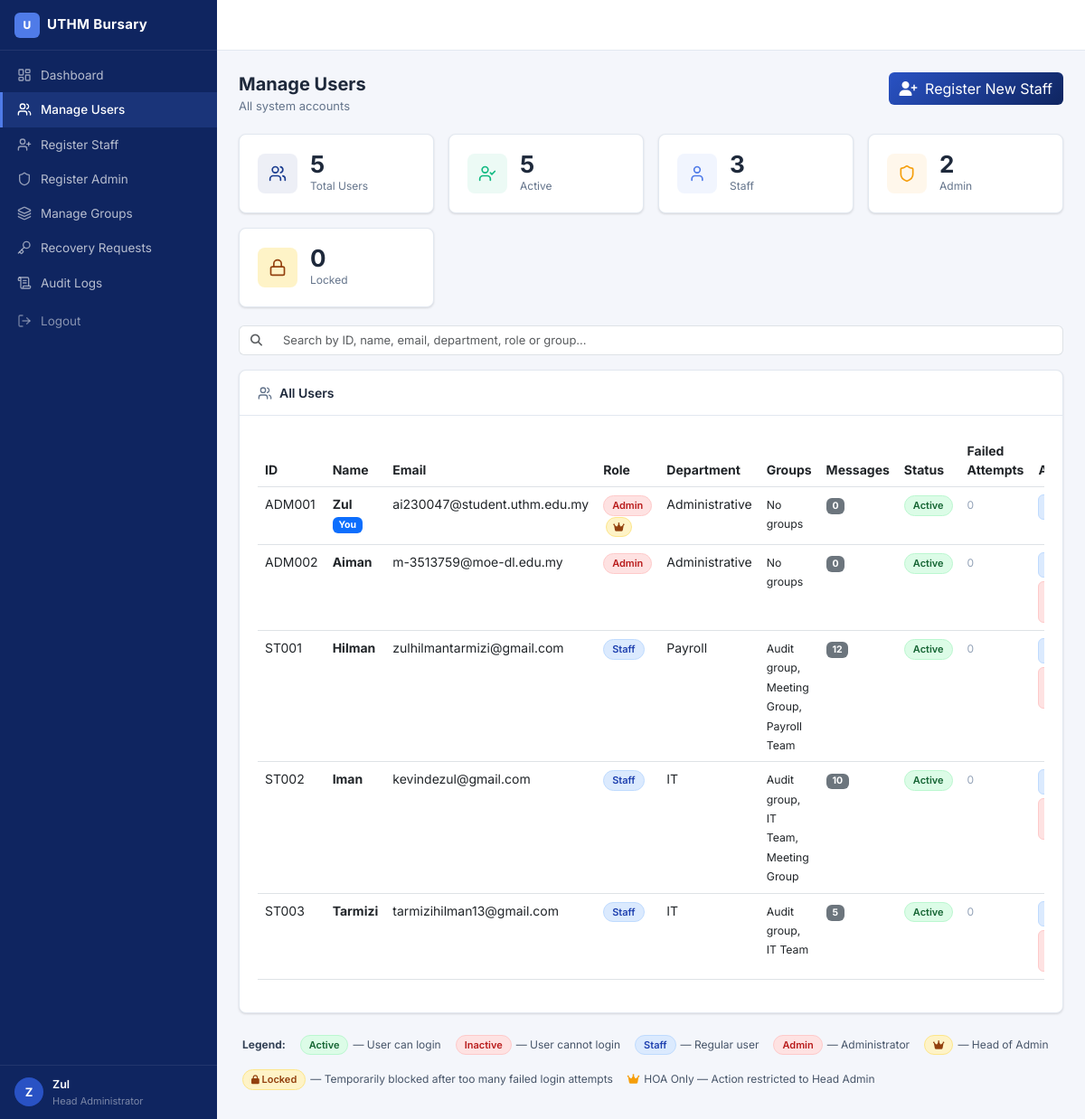
/admin/manage_users.php (signed in), run on the app's committed database.
### tables this page shows
CREATE TABLE `users` (
  `user_id` int NOT NULL,
  `name` varchar(100) NOT NULL,
  `email` varchar(120) NOT NULL,
  `password` varchar(255) NOT NULL,
  `role` enum('staff','admin') NOT NULL DEFAULT 'staff',
  `staff_id` varchar(50) DEFAULT NULL,
  `department` varchar(100) DEFAULT NULL,
  `status` enum('active','inactive') DEFAULT 'active',
  `created_at` timestamp NOT NULL DEFAULT CURRENT_TIMESTAMP,
  `ecdh_public_key` text,
  `ik_dh_public` mediumtext,
  `ik_sign_public` mediumtext,
  `spk_id` bigint UNSIGNED DEFAULT NULL,
  `spk_public` mediumtext,
  `spk_signature` text,
  `encrypted_ik_dh` mediumtext,
  `ik_dh_iv` varchar(200) DEFAULT NULL,
  `ik_dh_auth_tag` varchar(100) DEFAULT NULL,
  `encrypted_ik_sign` mediumtext,
  `ik_sign_iv` varchar(200) DEFAULT NULL,
  `ik_sign_auth_tag` varchar(100) DEFAULT NULL,
  `encrypted_private_key` text,
  `key_iv` varchar(64) DEFAULT NULL,
  `key_auth_tag` varchar(64) DEFAULT NULL,
  `key_hash` varchar(64) DEFAULT NULL,
  `password_change_required` tinyint(1) NOT NULL DEFAULT '0' COMMENT '1 = must change password on next login',
  `is_head_admin` tinyint(1) NOT NULL DEFAULT '0',
  `session_token` varchar(64) DEFAULT NULL COMMENT 'Current active session token — changes on every new login',
  `failed_login_attempts` int NOT NULL DEFAULT '0',
  `locked_until` datetime DEFAULT NULL
);

### admin/manage_users.php (the view, shortened to what this page needs)
<?php
require_once '../config/database.php';
$stmt = $pdo->query("
    SELECT u.*,
           GROUP_CONCAT(DISTINCT g.group_name ORDER BY g.group_name SEPARATOR ', ') as user_groups,
           (SELECT COUNT(*) FROM messages WHERE sender_id = u.user_id) as message_count
    FROM users u
    LEFT JOIN group_members gm ON u.user_id = gm.user_id
    LEFT JOIN `groups` g ON gm.group_id = g.group_id
    GROUP BY u.user_id
    ORDER BY COALESCE(u.is_head_admin,0) DESC, FIELD(u.role,'admin','staff'), u.staff_id ASC
");
$users = $stmt->fetchAll();
$now = new DateTime();
$locked_count = count(array_filter($users, function($u) use ($now) {
    return !empty($u['locked_until']) && new DateTime($u['locked_until']) > $now;
}));
include '../includes/header.php';
?>
<div class="page-header">
    <div>
        <h1>Manage Users</h1>
        <div class="page-subtitle">All system accounts</div>
    </div>
    <a href="register_staff.php" class="btn btn-gradient">
        <i class="fas fa-user-plus me-1"></i> Register New Staff
    </a>
</div>
<div class="stat-grid" style="margin-bottom:20px;">
    <div class="stat-card">
        <div class="stat-icon stat-icon--blue"><i data-lucide="users"></i></div>
        <div>
            <div class="stat-value"><?php echo count($users); ?></div>
            <div class="stat-label">Total Users</div>
        </div>
    </div>
    <div class="stat-card">
        <div class="stat-icon stat-icon--green"><i data-lucide="user-check"></i></div>
        <div>
            <div class="stat-value"><?php echo count(array_filter($users, fn($u) => $u['status'] == 'active')); ?></div>
            <div class="stat-label">Active</div>
        </div>
    </div>
    <div class="stat-card">
        <div class="stat-icon stat-icon--indigo"><i data-lucide="user"></i></div>
        <div>
            <div class="stat-value"><?php echo count(array_filter($users, fn($u) => $u['role'] == 'staff')); ?></div>
            <div class="stat-label">Staff</div>
        </div>
    </div>
    <div class="stat-card">
        <div class="stat-icon stat-icon--amber"><i data-lucide="shield"></i></div>
        <div>
            <div class="stat-value"><?php echo count(array_filter($users, fn($u) => $u['role'] == 'admin')); ?></div>
            <div class="stat-label">Admin</div>
        </div>
    </div>
    <div class="stat-card">
        <div class="stat-icon" style="background:#fef3c7;"><i data-lucide="lock" style="color:#92400e;"></i></div>
        <div>
            <div class="stat-value"><?php echo $locked_count; ?></div>
            <div class="stat-label">Locked</div>
        </div>
    </div>
</div>
<div class="input-group mb-3">
    <span class="input-group-text bg-white" style="border-right:0;">
        <i class="fas fa-search text-muted" style="font-size:13px;"></i>
    </span>
    <input type="text" id="userSearch" class="form-control"
           placeholder="Search by ID, name, email, department, role or group..."
           style="font-size:13px;border-left:0;">
</div>
<div class="card">
    <div class="card-header">
        <i data-lucide="users"></i> All Users
    </div>
                <div class="card-body">
                    <div class="table-responsive">
                        <table class="table table-hover" id="userTable">
                            <thead>
                                <tr>
                                    <th>ID</th>
                                    <th>Name</th>
                                    <th>Email</th>
                                    <th>Role</th>
                                    <th>Department</th>
                                    <th>Groups</th>
                                    <th>Messages</th>
                                    <th>Status</th>
                                    <th>Failed Attempts</th>
                                    <th>Actions</th>
                                </tr>
                            </thead>
                            <tbody>
                                <?php foreach ($users as $user): ?>
                                    <tr data-id="<?php echo strtolower(htmlspecialchars($user['staff_id'])); ?>"
                                        data-name="<?php echo strtolower(htmlspecialchars($user['name'])); ?>"
                                        data-email="<?php echo strtolower(htmlspecialchars($user['email'])); ?>"
                                        data-dept="<?php echo strtolower(htmlspecialchars($user['department'] ?? '')); ?>"
                                        data-role="<?php echo strtolower(htmlspecialchars($user['role'])); ?>"
                                        data-groups="<?php echo strtolower(htmlspecialchars($user['user_groups'] ?? '')); ?>">
                                        <td><?php echo htmlspecialchars($user['staff_id']); ?></td>
                                        <td>
                                            <strong><?php echo htmlspecialchars($user['name']); ?></strong>
                                            <?php if ($user['user_id'] == $_SESSION['user_id']): ?>
                                                <span class="badge bg-primary">You</span>
                                            <?php endif; ?>
                                        </td>
                                        <td><?php echo htmlspecialchars($user['email']); ?></td>
                                        <td>
                                            <?php if ($user['role'] === 'admin'): ?>
                                                <span style="display:inline-block;padding:2px 9px;border-radius:20px;font-size:11px;font-weight:600;background:#fee2e2;color:#b91c1c;border:1px solid #fecaca;">Admin</span>
                                            <?php else: ?>
                                                <span style="display:inline-block;padding:2px 9px;border-radius:20px;font-size:11px;font-weight:600;background:#dbeafe;color:#1e40af;border:1px solid #bfdbfe;">Staff</span>
                                            <?php endif; ?>
                                            <?php if (!empty($user['is_head_admin'])): ?>
                                                <span style="display:inline-block;padding:2px 7px;border-radius:20px;font-size:11px;font-weight:600;background:#fef3c7;color:#92400e;border:1px solid #fde68a;margin-left:3px;" title="Head of Admin"><i class="fas fa-crown"></i></span>
                                            <?php endif; ?>
                                        </td>
                                        <td><?php echo htmlspecialchars($user['department'] ?? '—'); ?></td>
                                        <td>
                                            <small>
                                                <?php echo $user['user_groups']
                                                    ? htmlspecialchars($user['user_groups'])
                                                    : 'No groups'; ?>
                                            </small>
                                        </td>
                                        <td>
                                            <span class="badge bg-secondary">
                                                <?php echo $user['message_count']; ?>
                                            </span>
                                        </td>
                                        <?php
                                            $user_is_locked = !empty($user['locked_until']) && new DateTime($user['locked_until']) > $now;
                                        ?>
                                        <td>
                                            <?php if ($user['status'] === 'inactive'): ?>
                                                <span style="display:inline-block;padding:2px 9px;border-radius:20px;font-size:11px;font-weight:600;background:#fee2e2;color:#b91c1c;border:1px solid #fecaca;">Inactive</span>
                                            <?php else: ?>
                                                <span style="display:inline-block;padding:2px 9px;border-radius:20px;font-size:11px;font-weight:600;background:#dcfce7;color:#166534;border:1px solid #bbf7d0;">Active</span>
                                            <?php endif; ?>
                                        </td>
                                        <td>
                                            <?php if ($user_is_locked): ?>
                                                <span style="font-size:12px;font-weight:600;color:#b91c1c;"><?php echo intval($user['failed_login_attempts']); ?></span>
                                            <?php elseif ($user['failed_login_attempts'] > 0): ?>
                                                <span style="font-size:12px;color:#92400e;"><?php echo intval($user['failed_login_attempts']); ?></span>
                                            <?php else: ?>
                                                <span style="font-size:12px;color:#94a3b8;">0</span>
                                            <?php endif; ?>
                                        </td>
                                        <td>
                                            <div class="d-flex gap-1 align-items-center flex-wrap">
                                            <?php if ($user['role'] === 'staff' || !empty($_SESSION['is_head_admin'])): ?>
                                            <button type="button" class="btn btn-sm"
                                                    style="background:#dbeafe;color:#1e40af;border:1px solid #bfdbfe;border-radius:6px;font-size:12px;font-weight:500;"
                                                    title="Edit info"
                                                    onclick="openEditModal(<?php echo $user['user_id']; ?>,'<?php echo htmlspecialchars($user['name'], ENT_QUOTES); ?>','<?php echo htmlspecialchars($user['staff_id'], ENT_QUOTES); ?>','<?php echo htmlspecialchars($user['department'] ?? '', ENT_QUOTES); ?>')">
                                            </button>
                                            <?php endif; ?>
                                            <?php if ($user['user_id'] == $_SESSION['user_id']): ?>
                                                <button class="btn btn-sm" disabled
                                                    style="background:#f1f5f9;color:#94a3b8;border:1px solid #e2e8f0;border-radius:6px;font-size:12px;font-weight:500;cursor:not-allowed;"
                                                    title="Cannot change your own status">
                                                    <i class="fas fa-user-shield"></i>
                                                </button>
                                            <?php elseif ($user['role'] === 'admin' && empty($_SESSION['is_head_admin'])): ?>
                                                <span style="font-size:12px;color:#94a3b8;font-weight:500;">
                                                    <i class="fas fa-crown" style="color:#f59e0b;"></i> HOA Only
                                                </span>
                                            <?php else: ?>
                                                <?php if ($user['status'] == 'active'): ?>
                                                    <a href="manage_users.php?action=deactivate&id=<?php echo $user['user_id']; ?>"
                                                       onclick="event.preventDefault(); appConfirm('Deactivate Account','<?php echo htmlspecialchars($user['name'], ENT_QUOTES); ?> will no longer be able to log in.','danger','Deactivate',()=>location.href=this.href);"
                                                       class="btn btn-sm"
                                                       style="background:#fee2e2;color:#b91c1c;border:1px solid #fecaca;border-radius:6px;font-size:12px;font-weight:500;"
                                                       title="Deactivate">
                                                    </a>
                                                <?php endif; ?>
                                            <?php endif; ?>
                                            </div>
                                        </td>
                                    </tr>
                                <?php endforeach; ?>
                            </tbody>
                        </table>
                    </div>
                </div>
            </div>
            <div class="mt-3 px-1 py-2 d-flex flex-wrap gap-3 align-items-center" style="font-size:12px;color:#475569;">
                <strong style="color:#334155;">Legend:</strong>
                <span style="display:inline-flex;align-items:center;gap:5px;">
                    <span style="display:inline-block;padding:2px 9px;border-radius:20px;font-size:11px;font-weight:600;background:#dcfce7;color:#166534;border:1px solid #bbf7d0;">Active</span>
                    — User can login
                </span>
                <span style="display:inline-flex;align-items:center;gap:5px;">
                    <span style="display:inline-block;padding:2px 9px;border-radius:20px;font-size:11px;font-weight:600;background:#fee2e2;color:#b91c1c;border:1px solid #fecaca;">Inactive</span>
                    — User cannot login
                </span>
                <span style="display:inline-flex;align-items:center;gap:5px;">
                    <span style="display:inline-block;padding:2px 9px;border-radius:20px;font-size:11px;font-weight:600;background:#dbeafe;color:#1e40af;border:1px solid #bfdbfe;">Staff</span>
                    — Regular user
                </span>
                <span style="display:inline-flex;align-items:center;gap:5px;">
                    <span style="display:inline-block;padding:2px 9px;border-radius:20px;font-size:11px;font-weight:600;background:#fee2e2;color:#b91c1c;border:1px solid #fecaca;">Admin</span>
                    — Administrator
                </span>
                <span style="display:inline-flex;align-items:center;gap:5px;">
                    <span style="display:inline-block;padding:2px 9px;border-radius:20px;font-size:11px;font-weight:600;background:#fef3c7;color:#92400e;border:1px solid #fde68a;"><i class="fas fa-crown"></i></span>
                    — Head of Admin
                </span>
                <span style="display:inline-flex;align-items:center;gap:5px;">
                    <span style="display:inline-block;padding:2px 9px;border-radius:20px;font-size:11px;font-weight:600;background:#fef3c7;color:#92400e;border:1px solid #fde68a;"><i class="fas fa-lock" style="font-size:10px;"></i> Locked</span>
                    — Temporarily blocked after too many failed login attempts
                </span>
                <span style="display:inline-flex;align-items:center;gap:5px;">
                    <i class="fas fa-crown" style="color:#f59e0b;"></i> HOA Only — Action restricted to Head Admin
                </span>
            </div>
<?php include '../includes/footer.php'; ?>

### data on the page
users: staff "ADM001", name "Zul", shows "You", email "ai230047@student.uthm.edu.my", role "Admin", is_head_admin 1 (drawn), department "Administrative", shows "No groups", message_count "0", status "Active", failed_login_attempts "0"
users: staff "ADM002", name "Aiman", email "m-3513759@moe-dl.edu.my", role "Admin", department "Administrative", shows "No groups", message_count "0", status "Active", failed_login_attempts "0"
users: staff "ST001", name "Hilman", email "zulhilmantarmizi@gmail.com", role "Staff", department "Payroll", user_groups "Audit group, Meeting Group, Payroll Team", message_count "12", status "Active", failed_login_attempts "0"
users: staff "ST002", name "Iman", email "kevindezul@gmail.com", role "Staff", department "IT", user_groups "Audit group, IT Team, Meeting Group", message_count "10", status "Active", failed_login_attempts "0"
users: staff "ST003", name "Tarmizi", email "tarmizihilman13@gmail.com", role "Staff", department "IT", user_groups "Audit group, IT Team", message_count "5", status "Active", failed_login_attempts "0"

### other printed values
mb_strtoupper(mb_substr($_SESSION['name'], 0, 1)) "Z"
$_SESSION['name'] "Zul"
count($users) "5"
count(array_filter($users, fn($u) => $u['status'] == 'active')) "5"
count(array_filter($users, fn($u) => $u['role'] == 'staff')) "3"
count(array_filter($users, fn($u) => $u['role'] == 'admin')) "2"
$locked_count "0"
